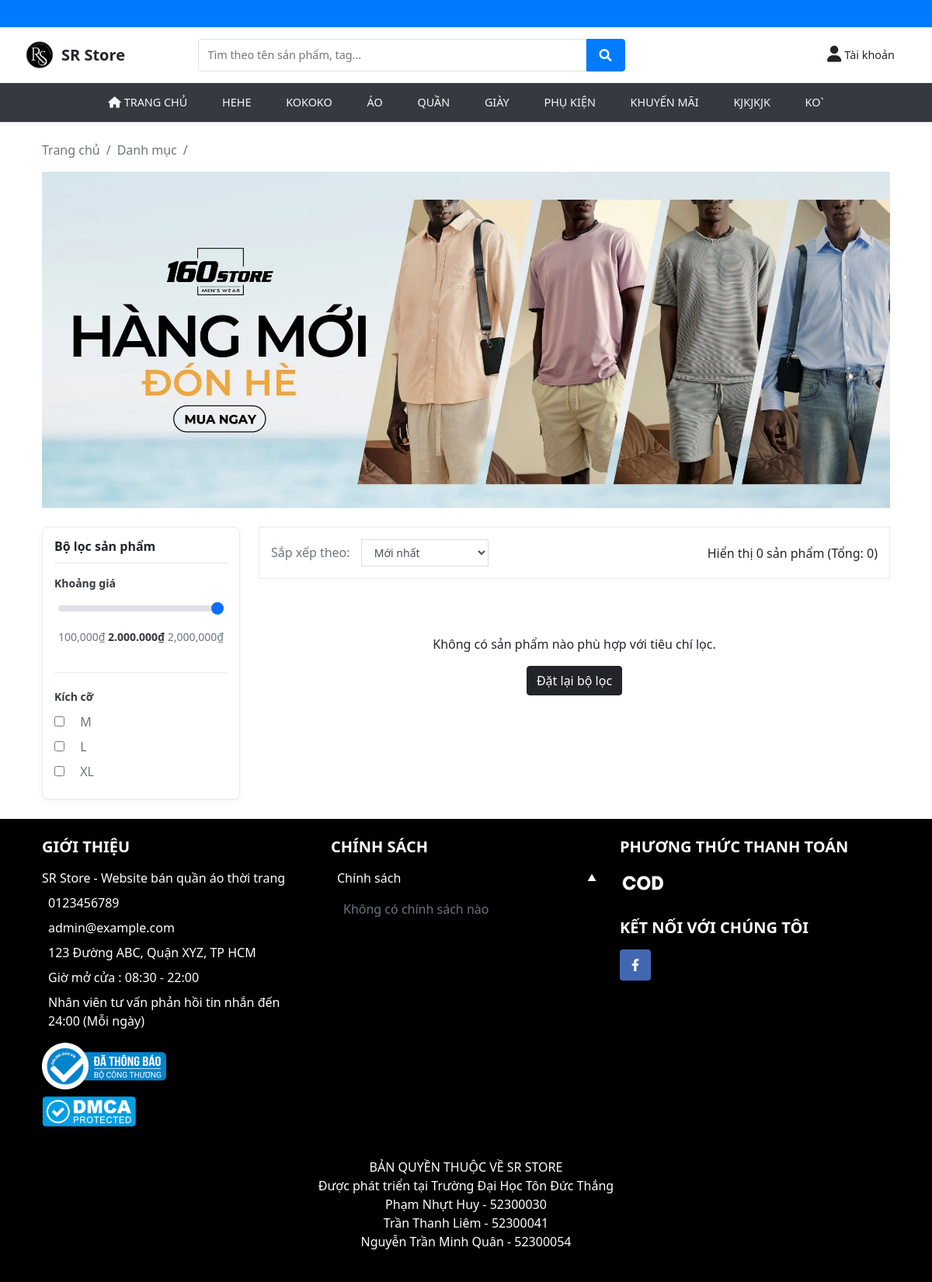
/index.php?controller=category&action=show&id=2, run on the app's committed database.
### tables this page shows
CREATE TABLE `category` (
  `id_Category` int(11) NOT NULL,
  `name` varchar(255) NOT NULL,
  `image` varchar(255) DEFAULT NULL,
  `link` varchar(255) DEFAULT NULL,
  `meta` varchar(255) DEFAULT NULL,
  `hide` int(11) DEFAULT NULL,
  `order` int(11) DEFAULT NULL,
  `banner` varchar(255) DEFAULT NULL
);

### Views/frontend/categories/_detail.php (the view, shortened to what the rows shown need)
<?php
require_once 'Controllers/FooterController.php';
?>
<!DOCTYPE html>
<html lang="en">
<head>
    <link href="https://cdn.jsdelivr.net/npm/bootstrap@5.3.0-alpha1/dist/css/bootstrap.min.css" rel="stylesheet">
    <link rel="stylesheet" href="https://cdnjs.cloudflare.com/ajax/libs/font-awesome/6.4.0/css/all.min.css">
    <link rel="stylesheet" href="/Project_Website/ProjectWeb/layout/css/AllProduct.css">
    <link rel="stylesheet" href="/Project_Website/ProjectWeb/layout/css/Footer.css">
    <link rel="stylesheet" href="/Project_Website/ProjectWeb/layout/css/Header.css">
    <link rel="stylesheet" href="/Project_Website/ProjectWeb/layout/css/category-filter.css">
    <link rel="stylesheet" href="/Project_Website/ProjectWeb/layout/css/Footer.css">
</head>
<body>
      <?php
       if (!isset($skipHeader) || $skipHeader !== true) {
           view('frontend.partitions.frontend.header');
       ?>
       <link rel="stylesheet" href="/Project_Website/ProjectWeb/layout/css/Header.css">
       <?php
       }
       ?>
</body>
</html>

### Views/frontend/partitions/frontend/header.php (shortened to what the rows shown need)
<?php
require_once 'Controllers/FooterController.php';
$footerController = new FooterController();
$storeSettings = $footerController->getStoreSettings();
$siteName = !empty($storeSettings['site_name']) ? $storeSettings['site_name'] : 'RS Store';
?>
<!DOCTYPE html>
<html lang="vi">
<head>
    <link rel="stylesheet" href="https://cdn.jsdelivr.net/npm/bootstrap@5.0.2/dist/css/bootstrap.min.css">
    <link rel="stylesheet" href="https://cdnjs.cloudflare.com/ajax/libs/font-awesome/6.0.0/css/all.min.css">
    <link rel="stylesheet" href="/Project_Website/ProjectWeb/layout/css/Header.css">
</head>
<body>
    <header>
        <div class="container-fluid">
            <div class="row py-2 main-header align-items-center">
                <div class="col-md-8 col-lg-9 d-none d-md-flex align-items-center">
                    <h1 class="rs-store-brand-text me-3 h5 mb-0 d-none d-md-inline-block"><?= htmlspecialchars($siteName) ?></h1>
                </div>
            </div>
        </div>
      <div class="main-nav">
    <div class="container-fluid">
        <div class="row">
            <div class="col-12">
                <nav class="navbar navbar-expand-lg navbar-light">
                    <div class="collapse navbar-collapse" id="navbarMain">
                        <ul class="navbar-nav mx-auto">
                            <?php
                            require_once('Controllers/CategoryController.php');
                            $categoryController = new CategoryController();
                            $categories = $categoryController->getHeaderCategories();
                            foreach($categories as $category):
                                if(!isset($category['hide']) || $category['hide'] == 0):
                            ?>
                                <li class="nav-item">
                                    <a class="nav-link" href="<?='index.php?controller=category&action=show&id='.$category['id_Category'] ?>">
                                        <?= strtoupper($category['name']) ?>
                                    </a>
                                </li>
                            <?php
                                endif;
                            endforeach;
                            ?>
                        </ul>
                    </div>
                </nav>
            </div>
        </div>
    </div>
</div>
    </header>
</body>
</html>

### data on the page
category: name "HEHE"
category: name "KOKOKO"
category: name "ÁO"
category: name "QUẦN"
category: name "GIÀY"
category: name "PHỤ KIỆN"
category: name "KHUYẾN MÃI"
category: name "KJKJKJK"
category: name "KO`"

### other printed values
$siteName "SR Store"
$filters['price_max'] "2.000.000"
count($products) "0"
$totalProducts "0"
$storeSettings['site_name'] "SR Store"
$storeSettings['site_description'] "Website bán quần áo thời trang"
$storeSettings['contact_phone'] "0123456789"
$storeSettings['admin_email'] "admin@example.com"
$storeSettings['contact_address'] "123 Đường ABC, Quận XYZ, TP HCM"
$storeSettings['site_name'] "SR STORE"
